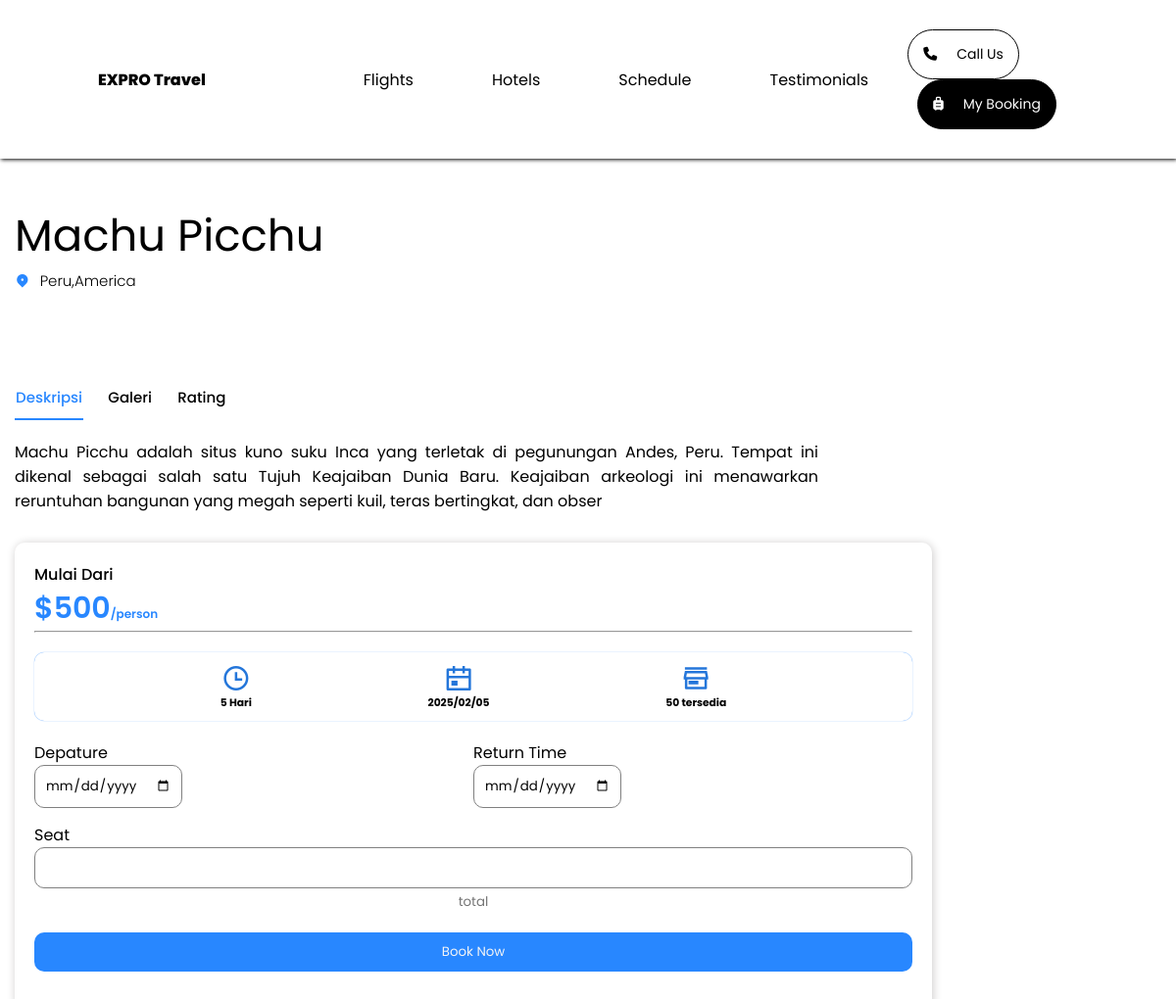
Page /booking.php?id=3 on the committed database.
### tables this page shows
CREATE TABLE `destination` (
  `id` int(11) NOT NULL,
  `img` varchar(255) NOT NULL,
  `img2` varchar(255) NOT NULL,
  `img3` varchar(255) NOT NULL,
  `img4` varchar(255) NOT NULL,
  `destination_name` varchar(255) NOT NULL,
  `location` varchar(255) NOT NULL,
  `price` int(11) NOT NULL,
  `deskripsi` varchar(255) NOT NULL,
  `rating` float NOT NULL
);

### booking.php (the view, shortened to what this page needs)
<?php
include"database.php";
$id = $_GET['id'];
$sql = "SELECT * FROM destination WHERE id='$id'";
$sql_run = $db->query($sql);
$foo = mysqli_fetch_object($sql_run);
$tanggal = date('Y/m/d');
?>
<!DOCTYPE html>
<html lang="en">
<head>
    <link rel="stylesheet" href="https://cdnjs.cloudflare.com/ajax/libs/font-awesome/6.6.0/css/all.min.css" />
    <link rel="stylesheet" href="https://cdnjs.cloudflare.com/ajax/libs/font-awesome/6.6.0/css/all.min.css" />
    <link href="https://unpkg.com/aos@2.3.1/dist/aos.css" rel="stylesheet">
    <link
    href="https://cdn.jsdelivr.net/npm/remixicon@4.5.0/fonts/remixicon.css"
    rel="stylesheet"/>
</head>
<body>
<header ><nav class="navbar-title">
        <div class="logo">
            <a href="index.php">
                EXPRO Travel
            </a>
        </div>
        <div class="List hide">
            <ul>
               <a href=""><li>Flights</li></a>
             <a href=""><li>Hotels</li></a>
            <a href=""> <li>Schedule</li> </a>
               <a href=""> <li>Testimonials</li></a>
            </ul>
            <div >
                <a href="https://wa.me/6281234567890" target="_blank">
                    <button  class="call-us"><i class="fa-solid fa-phone"></i>Call Us</button>
                </a>
                <button class="booking"><i class="fa-solid fa-suitcase-rolling"></i>My Booking</button>
            </div>
        </div>
</nav></header>
<section id="hero">
    <div class="pembungkus">
    <div class="title">
        <h1 ><?=$foo->destination_name ?></h1>
       <h6><span><i class="ri-map-pin-2-fill"></i></span><?=$foo->location ?></h6>
    </div>
        <div class="container">
            <div class="deskripsi">
                <div class="img-container">
                    <img src="<?=$foo->img2?>" alt="">
                </div>
                <div>
                <button class="active">Deskripsi</button>
           <button>Galeri</button>
           <button>Rating</button>
                </div>
         <div class="deskripcion">
            <p><?=$foo->deskripsi?></p>
         </div>
            </div>
        <div class="detail">
        <div>
            <h4>Mulai Dari</h4>
            <h1>$<?=$foo->price ?><span>/person</span></h1>
            <hr>
    <div class="detail-icon">
       <div><i class="ri-time-line"></i><h6>5 Hari</h6></div>
       <div><i class="ri-calendar-event-line"></i></i><h6><?=$tanggal ?></h6></div>
       <div><i class="ri-store-3-line"></i><h6>50 tersedia</h6></div>
    </div>
    <form action="" method="post">
        <label for="" class="input">
            <label for="" class="flex">
                <label for="keberangkatan"><p>Depature</p><input required type="date" name="keberangkatan"></label>
                <label for="balik"><p>Return Time</p><input required type="date" min="<?=$tanggal ?>" name="balik" ></label><br>
            </label>
            <label for="penumpang"><p>Seat</p><input required type="number" min="1" name="penumpang" id="passenger"></label>
        </label>
        <label for="" class="total"><input placeholder="total" type="text" name="total" readonly id="total"></label>
    <button type="submit">Book Now</button>
    </form>
        </div>
        </div>
        </div>
    </div>
</section>
</body>
</html>

### booking.php (style rules this page uses)
* { margin: 0%; padding: 0%; box-sizing: border-box; font-family: 'Poppins'; scroll-behavior: smooth; }
:root { --primay-color:#2887ff; --primay-color-dark:#2476da; --text-dark:#0a0a0a; --text-light:#737373; --extra-light:#f3f4f6; --white:#ffffff; --max-width: 1200px; --green-color:#223544; }
* a { text-decoration: none; cursor: pointer; color: #000000; }
* li { cursor: pointer; list-style: none; }
* ul { cursor: pointer; }
* span { color: var(--primay-color); }
body { overflow-x: hidden; }
header { width: 100%; z-index: 1; }
nav { box-shadow: 1px 1px 4px black; padding: 30px 100px; display: flex; width: 100%; align-items: center; background: white; }
nav ul li { color: #000000; margin: 0px 40px; }
nav button { width: fit-content; font-size: 14px; border-radius: 50px; border: 1px solid black; padding: 14px 15px; }
nav button i { margin-right: 20px; }
nav .List { display: flex; align-items: center; width: 100%; justify-content: space-between; }
nav .logo { align-items: center; display: flex; font-weight: 800; width: 30%; }
nav ul { display: flex; }
.call-us { background: none; }
.booking { margin-left: 10px; background-color: black; color: white; }
#hero { min-height: 100vh; align-content: center; }
.pembungkus { max-width: var(--max-width); margin: auto; }
.container { display: flex; flex-wrap: wrap; justify-content: space-between; }
.img-container { display: flex; justify-content: space-between; }
.img-container img { border-radius: 10px; width: 400px; }
.deskripsi { width: fit-content; }
.deskripsi button { font-weight: 500; border: none; background: none; font-size: 15px; margin-right: 20px; margin-top: 15px ; padding: 1px; padding-bottom: 10px; transition: .3s ease; cursor: pointer; }
.deskripsi .active { color: var(--primay-color); border-bottom: 2px solid var(--primay-color); }
.detail { width: 30%; height: fit-content; border-radius: 10px; padding: 20px; align-content: center; box-shadow: 1px 1px 10px rgb(204, 202, 202) ; }
.detail h4 { font-weight: 500; }
.detail h1 { font-size: 30px; font-weight: 600; color: var(--primay-color); }
.detail h1 span { font-size: 12px; }
.deskripcion { margin-top: 20px; width: 820px; text-align: justify; }
.title { margin: 30px 0px; font-size: 30px; }
.title h1 { font-weight: 400; }
.title h6 { font-weight: 300; font-size: 15px; }
.title h6 span { margin-right: 10px; }
.detail-icon { border-radius: 10px; color: var(--primay-color-dark); display: flex; padding: 10px ; justify-content: space-evenly; margin: 20px 0px; box-shadow: 0px 0px 1px var(--primay-color); text-align: center; font-weight: 300; }
.detail-icon i { font-size: 30px; }
.detail-icon h6 { color: #000000; }
.detail form .flex { margin: 15px 0px; display: flex; justify-content: space-between; }
.detail form .input input { padding: 10px; width: 100%; border: 1px solid gray; border-radius: 10px; outline: none; }
.detail form button { color: var(--extra-light); background-color: var(--primay-color); align-items: center; margin: 20px 0px; padding: 10px 25px; border-radius: 10px; border: none; width: 100%; }
.total input { width: 100%; margin-top: 10px 0px; text-align: center; border: none; }
@media (max-width:1205px) { .pembungkus { padding: 15px; } }
@media (max-width:1205px) { .container { margin:0%; justify-content: left; } }
@media (max-width:1205px) { .detail { margin-top: 30px; width: 80%; } }

### rows in the picture
destination: destination_name "Machu Picchu", location "Peru,America", deskripsi "Machu Picchu adalah situs kuno suku Inca yang terletak di pegunungan Andes, Peru. Tempat ini dikenal sebagai salah satu Tujuh Keajaiban Dunia Baru. Keajaiban arkeologi ini menawarkan reruntuhan bangunan yang megah seperti kuil, teras bertingkat, dan obser", price "500"
